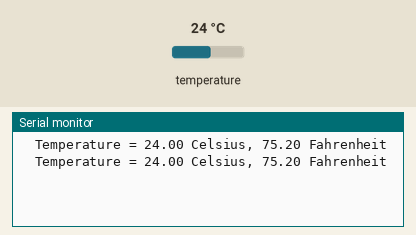
A sketch run on a simulated Arduino Uno, built with avr-gcc and run on an emulated ATmega328P. On the bench: the last lines printed to the serial monitor. The inputs (shaded band) are chosen by the test bench; at power-on: temperature 24 °C.

Above: at 3.1 s.
3.2 s: temperature set to 12 °C
At 4.3 s:
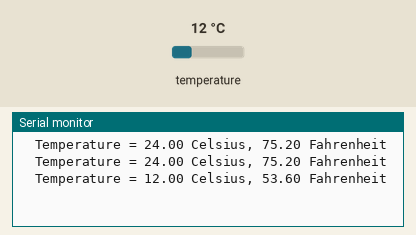
5.1 s: temperature set to 19 °C
At 7.2 s:
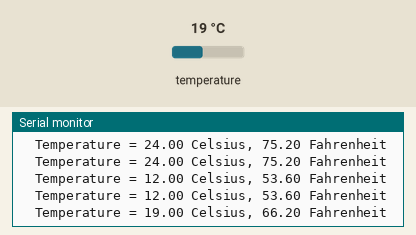
Timing chart, 0 to 8.7 s (numbered marks = the images above; inputs shaded):
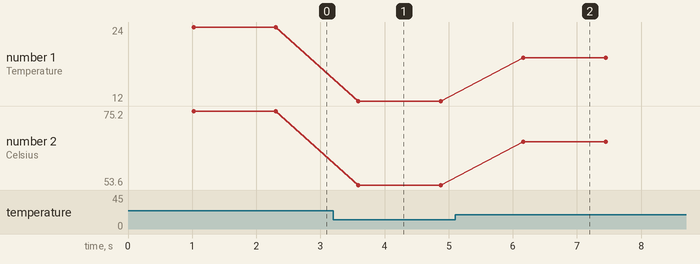

Measured:
- after the input at 3.2 s, the serial monitor: prints a new line after 0.39 s (image 1)
- after the input at 5.1 s, the serial monitor: prints a new line after 1.1 s (image 2)
- plotted number 1: 24 → 12 after the input at 3.2 s, 12 → 19 after the input at 5.1 s
- plotted number 2: 75.2 → 53.6 after the input at 3.2 s, 53.6 → 66.2 after the input at 5.1 s

The sketch:

DS18x20temp.ino
```cpp
#include <OneWire.h>

// OneWire DS18S20, DS18B20, DS1822 Temperature Example
//
// http://www.pjrc.com/teensy/td_libs_OneWire.html
//
// The DallasTemperature library can do all this work for you!
// http://milesburton.com/Dallas_Temperature_Control_Library

OneWire  ds(10);  // on pin 10 (a 4.7K resistor is necessary)

void setup(void) {
  Serial.begin(9600);
}

void loop(void) {
  byte i;
  byte present = 0;
  byte type_s;
  byte data[12];
  byte addr[8];
  float celsius, fahrenheit;

  if ( !ds.search(addr)) {
//    Serial.println("No more addresses.");
//    Serial.println();
    ds.reset_search();
    delay(250);
    return;
  }
  /*
  Serial.print("ROM =");
  for( i = 0; i < 8; i++) {
    Serial.write(' ');
    Serial.print(addr[i], HEX);
  }
*/
  if (OneWire::crc8(addr, 7) != addr[7]) {
      Serial.println("CRC is not valid!");
      return;
  }
  //Serial.println();

  // the first ROM byte indicates which chip
type_s = 0;
/*
  switch (addr[0]) {
    case 0x10:
      Serial.println("  Chip = DS18S20");  // or old DS1820
      type_s = 1;
      break;
    case 0x28:
      Serial.println("  Chip = DS18B20");
      type_s = 0;
      break;
    case 0x22:
      Serial.println("  Chip = DS1822");
      type_s = 0;
      break;
    default:
      Serial.println("Device is not a DS18x20 family device.");
      return;
  }
*/
  ds.reset();
  ds.select(addr);
  ds.write(0x44, 1);        // start conversion, with parasite power on at the end

  delay(1000);     // maybe 750ms is enough, maybe not
  // we might do a ds.depower() here, but the reset will take care of it.

  present = ds.reset();
  ds.select(addr);
  ds.write(0xBE);         // Read Scratchpad
/*
  Serial.print("  Data = ");
  Serial.print(present, HEX);
  Serial.print(" ");*/
  for ( i = 0; i < 9; i++) {           // we need 9 bytes
    data[i] = ds.read();
/*    Serial.print(data[i], HEX);
    Serial.print(" ");*/
  }/*
  Serial.print(" CRC=");
  Serial.print(OneWire::crc8(data, 8), HEX);
  Serial.println();
*/
  // Convert the data to actual temperature
  // because the result is a 16 bit signed integer, it should
  // be stored to an "int16_t" type, which is always 16 bits
  // even when compiled on a 32 bit processor.
  int16_t raw = (data[1] << 8) | data[0];
  if (type_s) {
    raw = raw << 3; // 9 bit resolution default
    if (data[7] == 0x10) {
      // "count remain" gives full 12 bit resolution
      raw = (raw & 0xFFF0) + 12 - data[6];
    }
  } else {
    byte cfg = (data[4] & 0x60);
    // at lower res, the low bits are undefined, so let's zero them
    if (cfg == 0x00) raw = raw & ~7;  // 9 bit resolution, 93.75 ms
    else if (cfg == 0x20) raw = raw & ~3; // 10 bit res, 187.5 ms
    else if (cfg == 0x40) raw = raw & ~1; // 11 bit res, 375 ms
    //// default is 12 bit resolution, 750 ms conversion time
  }
  celsius = (float)raw / 16.0;
  fahrenheit = celsius * 1.8 + 32.0;
  Serial.print("  Temperature = ");
  Serial.print(celsius);
  Serial.print(" Celsius, ");
  Serial.print(fahrenheit);
  Serial.println(" Fahrenheit");
}
```
